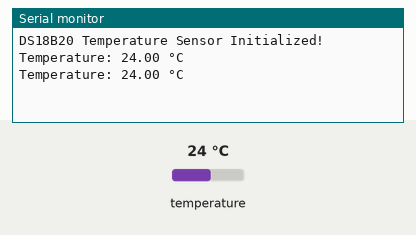
Recording of a sketch running on a simulated Arduino Uno, built with avr-gcc and run on an emulated ATmega328P. On the bench: the last lines printed to the serial monitor. The inputs (shaded band) are chosen by the test bench; at power-on: temperature 24 °C.

Above: at 4.3 s.
4.4 s: temperature set to 12 °C
At 7.4 s:
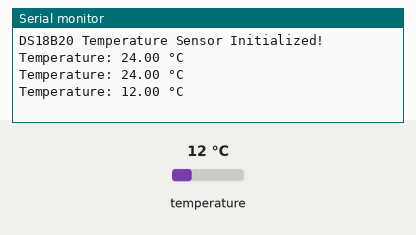
8.1 s: temperature set to 19 °C
At 9.4 s:
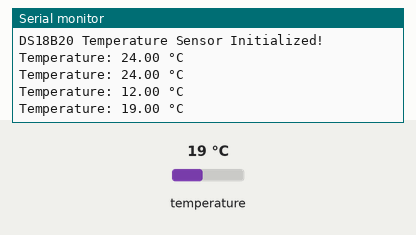
Timing chart, 0 to 11.1 s (numbered marks = the images above; inputs shaded):
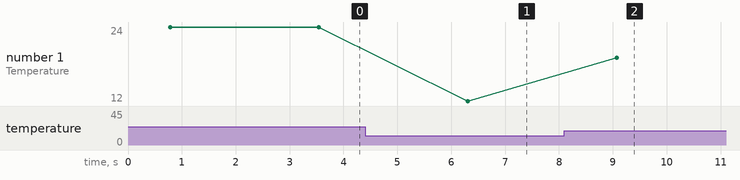

Measured:
- after the input at 4.4 s, the serial monitor: prints a new line after 1.9 s (image 1)
- after the input at 8.1 s, the serial monitor: prints a new line after 0.97 s (image 2)
- plotted number 1: 24 → 12 after the input at 4.4 s, 12 → 19 after the input at 8.1 s

The sketch:

WaterproofDigitalTemperatureSensor.ino
```cpp
#include <OneWire.h>
#include <DallasTemperature.h>

// Data wire is connected to GPIO4
#define ONE_WIRE_BUS 4

// Setup a oneWire instance
OneWire oneWire(ONE_WIRE_BUS);

// Pass the oneWire instance to DallasTemperature
DallasTemperature sensors(&oneWire);

void setup() {
  Serial.begin(115200); // Start serial communication
  sensors.begin();      // Initialize the sensor
  Serial.println("DS18B20 Temperature Sensor Initialized!");
}

void loop() {
  sensors.requestTemperatures(); // Send the command to get temperatures
  float temperatureC = sensors.getTempCByIndex(0); // Get temperature in Celsius

  if (temperatureC == DEVICE_DISCONNECTED_C) {
    Serial.println("Error: Sensor not detected!");
  } else {
    Serial.print("Temperature: ");
    Serial.print(temperatureC);
    Serial.println(" °C");
  }

  delay(2000); // Wait 2 seconds between readings
}
```
